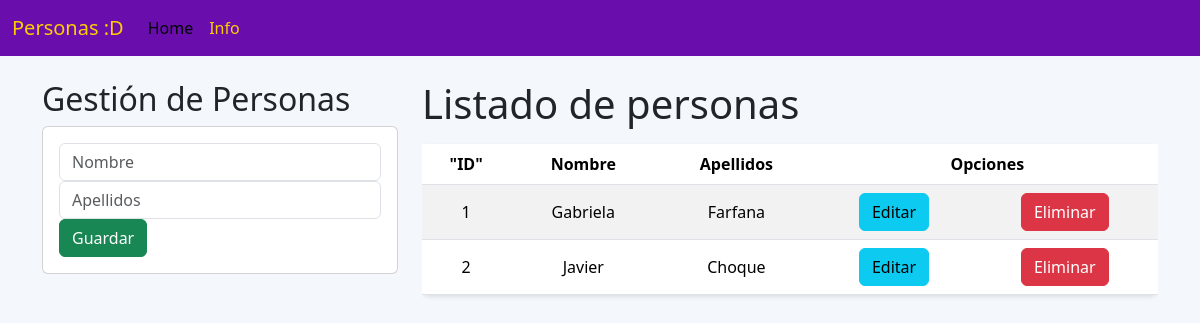
Before: / with the older database file.
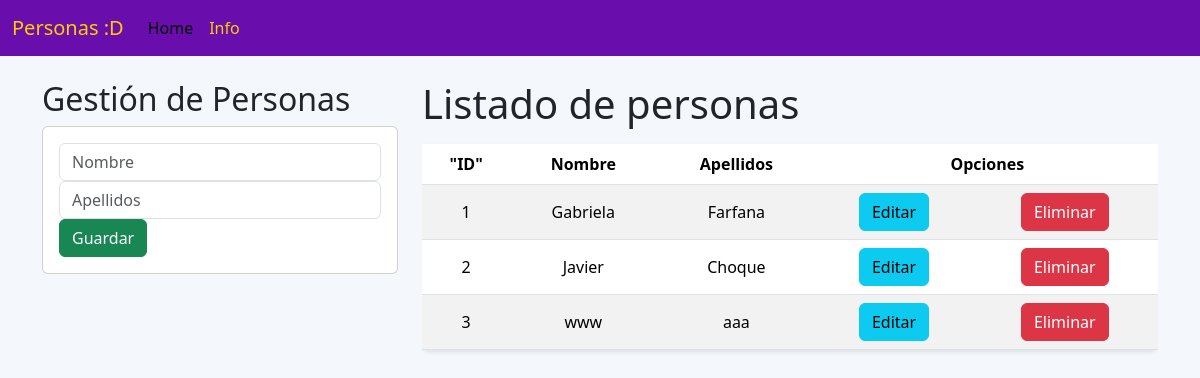
After: the same page with the newer database file.
### Aplicaciones/Personas/models.py (models this page shows, shortened)
class Personas(models.Model):
    id = models.AutoField(primary_key=True)
    nombre=models.CharField(max_length=20)
    apellidos=models.CharField(max_length=20)

### Aplicaciones/Personas/views.py (the view)
# urls.py: path('', views.home),
def home(request):
    personasLista = Personas.objects.all()
    return render(request, "gestionPersonas.html", {"personas": personasLista})

### Aplicaciones/Personas/templates/gestionPersonas.html (shortened to what this page needs)
{% extends "./base.html" %}
{% block body %}
<div class="row">
   <div class="col-sm-12 col-md-6 col-lg-4 col-xl-4">
     <h2>Gestión de Personas</h2>
     <div class="card">
         <div class="card-body">
            <form action="/registrarPersona/" method="POST">{% csrf_token %}
                <div class="form-group">
                    <input type="text" id="txtNombre" name="txtNombre" class="form-control" placeholder="Nombre"
                      maxlength ="50" required>
                </div>
                <div class="form-group">
                    <input type="text" id="txtApellidos" name="txtApellidos" class="form-control" placeholder="Apellidos"
                      maxlength ="50" required>
                </div>
                <div class="form-group">
                   <button type"submit" class="btn btn-success btn-block text-white">Guardar</button>
                </div>
            </form>
         </div>
     </div>
   </div>
   <div class="col-sm-12 col-md-6 col-lg-8 col-xl-8">
        <h1>Listado de personas</h1>
        <div class="table-responsive py-2">
            <table class="table table-striped">
               <thead>
                   <tr>
                       <th>"ID"</th>
                       <th>Nombre</th>
                       <th>Apellidos</th>
                       <th colspan="2">Opciones</th>
                   </tr>
              </thead>
              <tbody>
                {% for p in personas%}
                <tr>
                  <td>{{forloop.counter}}</td>
                  <td>{{p.nombre}}</td>
                  <td>{{p.apellidos}}</td>
                  <td><a href="edicionPersona/{{p.id}}" class="btn btn-info">Editar</a></td>
                  <td><a href="eliminacionPersona/{{p.id}}" class="btn btn-danger">Eliminar</a></td>
                </tr>
                {% endfor %}
              </tbody>
         </table>
   </div>
</div>
{% endblock %}

### Aplicaciones/Personas/templates/base.html (shortened to what this page needs)
<!DOCTYPE html>
<html lang="en">
<head>
    {% load static %}
    <link href="https://cdn.jsdelivr.net/npm/bootstrap@5.3.3/dist/css/bootstrap.min.css" rel="stylesheet">
    <link rel="stylesheet" href="{% static 'css/gestionPersona.css' %}">
</head>
<body>
    <nav class="navbar navbar-expand-lg navbar-light">
        <div class="container-fluid">
          <a class="navbar-brand" href="#">Personas :D</a>
          <div class="collapse navbar-collapse" id="navbarNav">
            <ul class="navbar-nav">
              <li class="nav-item">
                <a class="nav-link active" aria-current="page" href="#">Home</a>
              </li>
              <li class="nav-item">
                <a class="nav-link" href="#">Info</a>
              </li>
            </ul>
          </div>
        </div>
      </nav>
      <div class="container py-4">
        {% block body %}
        {% endblock %}
      </div>
</body>
</html>

### Aplicaciones/Personas/static/css/gestionPersona.css (style rules this page uses)
th, td { text-align: center; vertical-align: middle; }

### Aplicaciones/Personas/templates/base.html (style rules this page uses)
body { background-color: #f4f7fb; }
.navbar { background-color: #6a0dad; }
.navbar-brand { color: #ffcc00; }
.navbar-nav .nav-link { color: #ffcc00; }
table { background-color: #ffffff; border-radius: 8px; box-shadow: 0 2px 4px rgba(0, 0, 0, 0.1); }
th, td { padding: 15px; }
th { background-color: #6a0dad; color: #fff; }

Changed rows visible on the page:
added Personas: nombre "www", apellidos "aaa"
